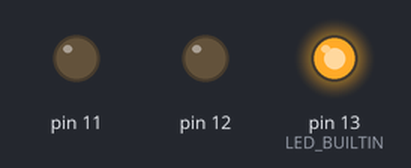
Recording of a sketch running on a simulated Arduino Uno, built with avr-gcc and run on an emulated ATmega328P. Shown: output pins drawn as LEDs (lit = HIGH).

Above: at 0.12 s.
At 0.62 s:
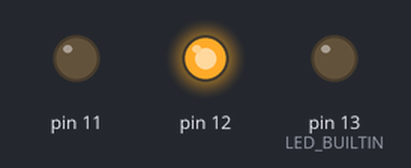
At 1.12 s:
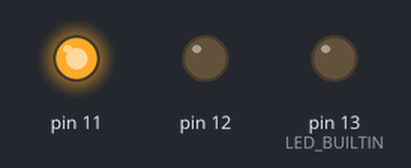
At 2.87 s:
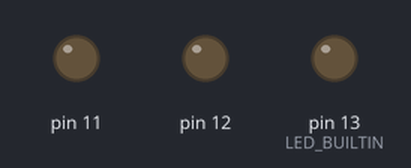
Timing chart, 0 to 3.5 s (numbered marks = the images above):
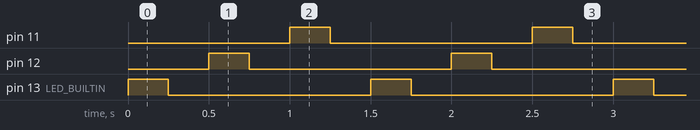

Measured:
- by itself, pin 11, pin 12, pin 13 (LED_BUILTIN): alternates HIGH for 0.25 s and LOW for 1.3 s
- by itself, everything shown: repeats every 1.5 s, in 6 steps

The sketch:

Arduino_LED_Animations.ino
```cpp
int animationspeed = 0;

void setup()
{
  pinMode(LED_BUILTIN, OUTPUT);
  pinMode(12, OUTPUT);
  pinMode(11, OUTPUT);
}

void loop()
{
  animationspeed = 250;
  digitalWrite(LED_BUILTIN, HIGH);
  delay(animationspeed); // Wait for animationspeed millisecond(s)
  digitalWrite(LED_BUILTIN, LOW);
  delay(animationspeed); // Wait for animationspeed millisecond(s)
  digitalWrite(12, HIGH);
  delay(animationspeed); // Wait for animationspeed millisecond(s)
  digitalWrite(12, LOW);
  delay(animationspeed); // Wait for animationspeed millisecond(s)
  digitalWrite(11, HIGH);
  delay(animationspeed); // Wait for animationspeed millisecond(s)
  digitalWrite(11, LOW);
  delay(animationspeed); // Wait for animationspeed millisecond(s)
}
```
